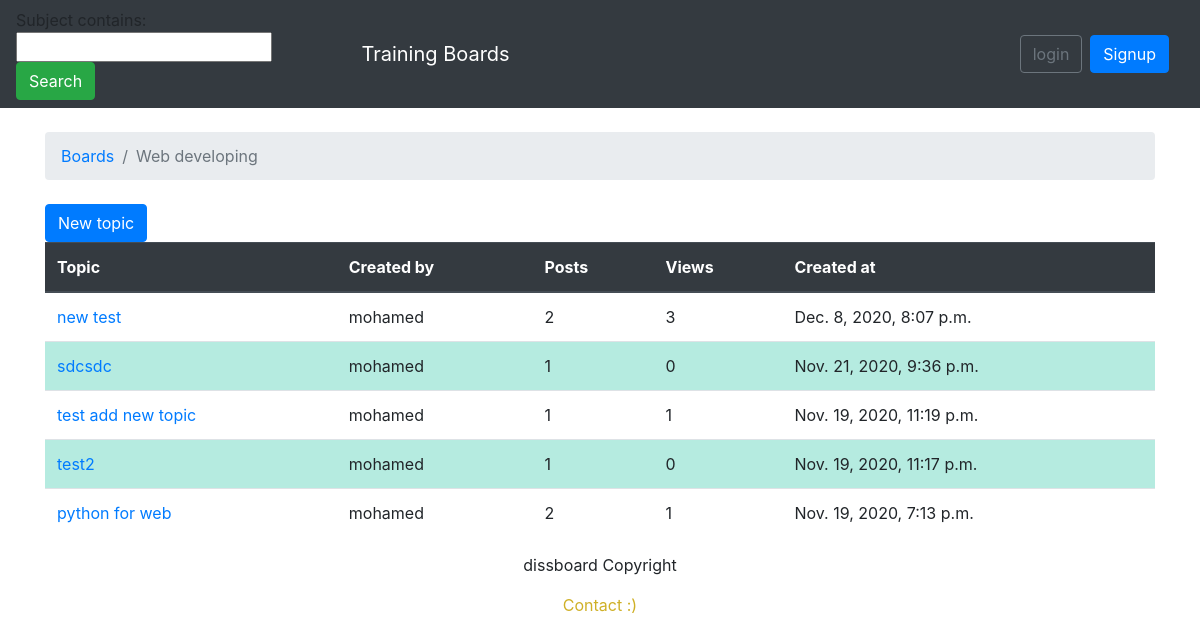
Page /boards/1/?page=2 on the earlier database version.
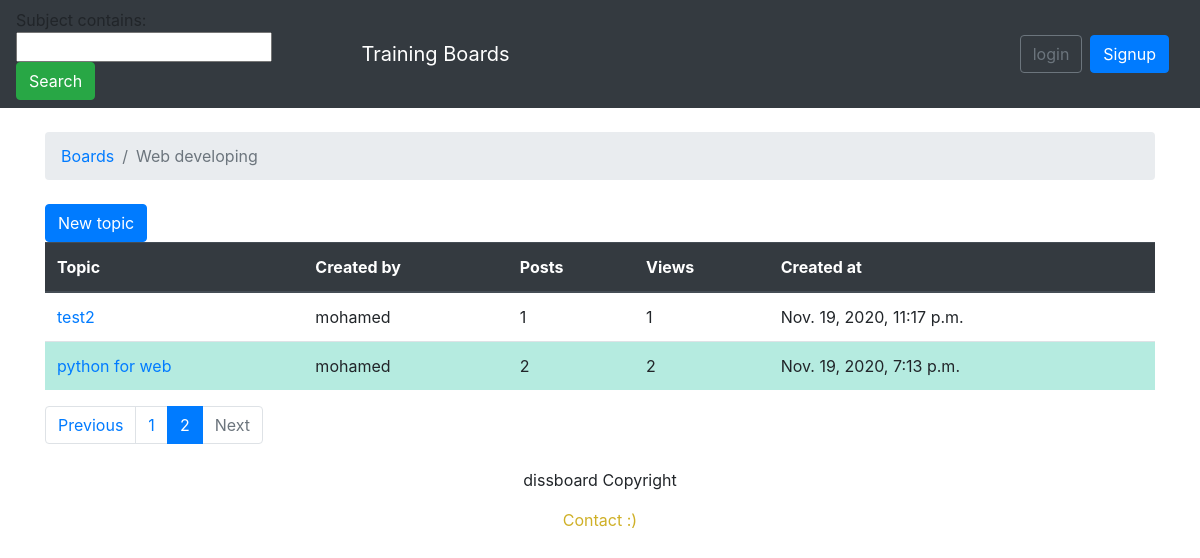
Same page on the later database version.
### boards/models.py (models this page shows, shortened)
class Topic(models.Model):
    subject = models.CharField(max_length=255)
    board = models.ForeignKey(Board, related_name= 'topics', on_delete=models.CASCADE)
    created_by = models.ForeignKey(User, related_name= 'topics', on_delete=models.CASCADE)
    created_dt = models.DateTimeField(auto_now_add=True)
    views = models.PositiveIntegerField(default=0)
    updated_by = models.ForeignKey(User, null=True, related_name='+', on_delete=models.CASCADE)
    updated_dt = models.DateTimeField(null=True)

### boards/views.py (the view)
# urls.py: path('boards/<int:board_id>/',views.board_topics,name='board_topics'),
def board_topics(request,board_id):
    board = get_object_or_404(Board,pk=board_id)
    queryset = board.topics.order_by('-created_dt').annotate(comments=Count('posts'))
    page = request.GET.get('page',1)
    myfilter = TopicFilter(request.GET, queryset=queryset)
    queryset= myfilter.qs
    paginator = Paginator(queryset,20)
    try:
        topics = paginator.page(page)
    except PageNotAnInteger:
        topics = paginator.page(1)
    except EmptyPage:
        topics = paginator.page(paginator.num_pages)
    return render(request,'topics.html',{'board':board,'topics':topics, 'myfilter':myfilter})

### templates/topics.html (shortened to what this page needs)
{% extends 'base.html' %}
{%block search%}
<form class="form-inline" method="GET">
        {{myfilter.form}}
   <button class="btn btn-success" type="submit">Search</button>
 </form>
{%endblock search%}
{% block  breadcrumb %}
               <li class="breadcrumb-item"><a href="{% url 'home' %}"> Boards</a></li>
               <li class="breadcrumb-item active">{{board.name}}</li>
 {% endblock breadcrumb %}
          {% block content %}
            <a href="{% url 'new_topic' board.pk %}" class="btn btn-primary">New topic</a>
            <table class="table">
                    <thead class="thead-dark">
                    <tr>
                         <th>Topic</th>
                         <th>Created by</th>
                         <th>Posts</th>
                         <th>Views</th>
                         <th>Created at</th>
                    </tr>
                    </thead>
                    <tbody>
                    {% for topic in topics %}
                    <tr>
                        <td><a href="{% url 'topic_posts' board.pk topic.pk%}">{{ topic.subject }}</a></td>
                        <td>{{topic.created_by.username}}</td>
                        <td>{{topic.comments}}</td>
                        <td>{{topic.views}}</td>
                        <td>{{ topic.created_dt}}</td>
                    {% endfor %}
                    </tbody>
            </table>
            {% if topics.has_other_pages %}
            <nav aria-label="Topics pagination" class="mb-4">
              <ul class="pagination">
                {% if topics.has_previous %}
                  <li class="page-item">
                    <a class="page-link" href="?page={{ topics.previous_page_number }}">Previous</a>
                  </li>
                {% else %}
                  <li class="page-item disabled">
                    <span class="page-link">Previous</span>
                  </li>
                {% endif %}
                {% for page_num in topics.paginator.page_range %}
                  {% if topics.number == page_num %}
                    <li class="page-item active">
                      <span class="page-link">
                        {{ page_num }}
                      </span>
                    </li>
                  {% else %}
                    <li class="page-item">
                      <a class="page-link" href="?page={{ page_num }}">{{ page_num }}</a>
                    </li>
                  {% endif %}
                {% endfor %}
                {% if topics.has_next %}
                  <li class="page-item">
                    <a class="page-link" href="?page={{ topics.next_page_number }}">Next</a>
                  </li>
                {% else %}
                  <li class="page-item disabled">
                    <span class="page-link">Next</span>
                  </li>
                {% endif %}
              </ul>
            </nav>
          {% endif %}
          {% endblock content %}

Differences in the rows shown:
no longer on this page (row edited): Topic: subject "new test", created_by.username "mohamed", comments "2", views "3", created_dt "Dec. 8, 2020, 8:07 p.m."
no longer on this page (row unchanged): Topic: subject "sdcsdc", created_by.username "mohamed", comments "1", views "0", created_dt "Nov. 21, 2020, 9:36 p.m."
no longer on this page (row unchanged): Topic: subject "test add new topic", created_by.username "mohamed", comments "1", views "1", created_dt "Nov. 19, 2020, 11:19 p.m."
changed Topic "test2": views "0" → "1"
changed Topic "python for web": views "1" → "2"
Other differences:
text now shown: "Previous Next"
new list line: "1"
new list line: "2"
